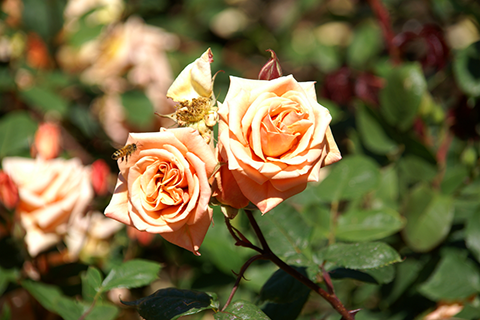
#> input picture ch05/rose.bmp, 480 x 320 px, found by its file name
$ python scaling_subplot.py
#> lines starting #> are read from the running program, lines starting #| are printed output that depends on the picture
import sys
import numpy as np
import cv2
import matplotlib.pyplot as plt

src = cv2.imread('ch05/rose.bmp') # src.shape=(320, 480)
#> src is the input picture: shape (320, 480, 3); mean B, G, R 63.1, 103.6, 116.2

if src is None:
    print('Image load failed!')
    sys.exit()

dst1 = cv2.resize(src, (0, 0), fx=4, fy=4, interpolation=cv2.INTER_NEAREST)
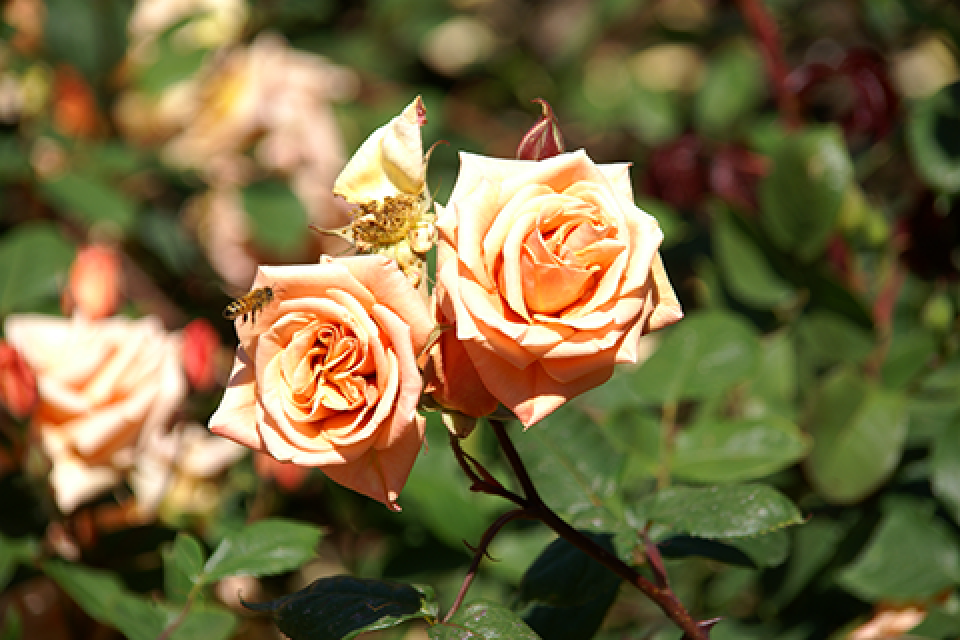
#> dst1: shape (1280, 1920, 3) (shown at 1/2 size); mean B, G, R 63.1, 103.6, 116.2
dst2 = cv2.resize(src, (1920, 1280))  # cv2.INTER_LINEAR
dst3 = cv2.resize(src, (1920, 1280), interpolation=cv2.INTER_CUBIC)
dst4 = cv2.resize(src, (1920, 1280), interpolation=cv2.INTER_LANCZOS4)

# [9 lines of commented-out code are left out]
src = cv2.cvtColor(src, cv2.COLOR_BGR2RGB)
dst1 = cv2.cvtColor(dst1, cv2.COLOR_BGR2RGB)
dst2 = cv2.cvtColor(dst2, cv2.COLOR_BGR2RGB)
dst3 = cv2.cvtColor(dst3, cv2.COLOR_BGR2RGB)
dst4 = cv2.cvtColor(dst4, cv2.COLOR_BGR2RGB)

plt.subplot(231), plt.axis('off'), plt.imshow(src), plt.title('src')
plt.subplot(232), plt.axis('off'), plt.imshow(dst1[500:900, 400:800]), plt.title('INTER_NEAREST')
plt.subplot(233), plt.axis('off'), plt.imshow(dst2[500:900, 400:800]), plt.title('INTER_LINEAR')
plt.subplot(234), plt.axis('off'), plt.imshow(dst3[500:900, 400:800]), plt.title('INTER_CUBIC')
plt.subplot(235), plt.axis('off'), plt.imshow(dst4[500:900, 400:800]), plt.title('INTER_LANCZOS4')
plt.show()
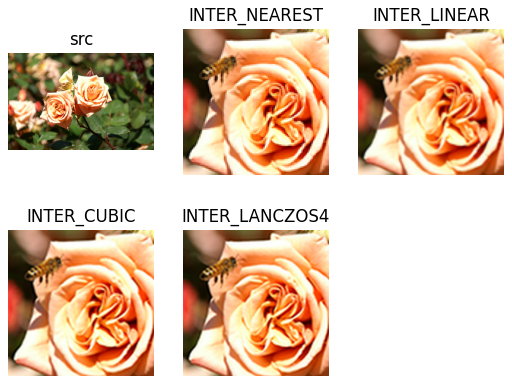
#> figure drawn by matplotlib, 5 panels

$ run again, with ch05/cat.bmp copied over ch05/rose.bmp
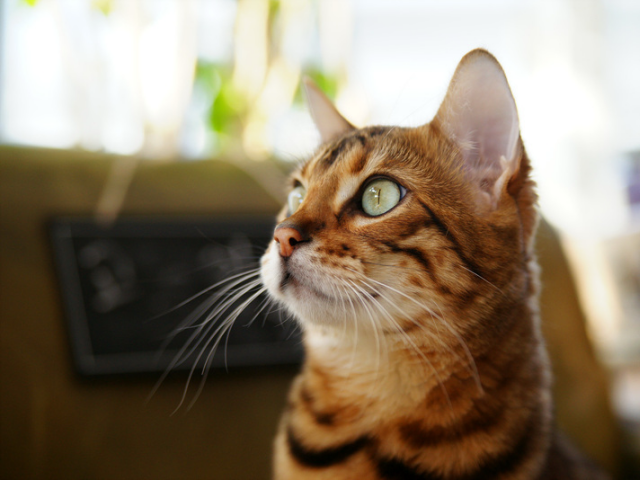
#> input picture ch05/cat.bmp, 640 x 480 px, found by its file name
#> src is the input picture: shape (480, 640, 3); mean B, G, R 104.5, 125.6, 140.8
#> `dst2 = cv2.resize(src, (1920, 1280))`:
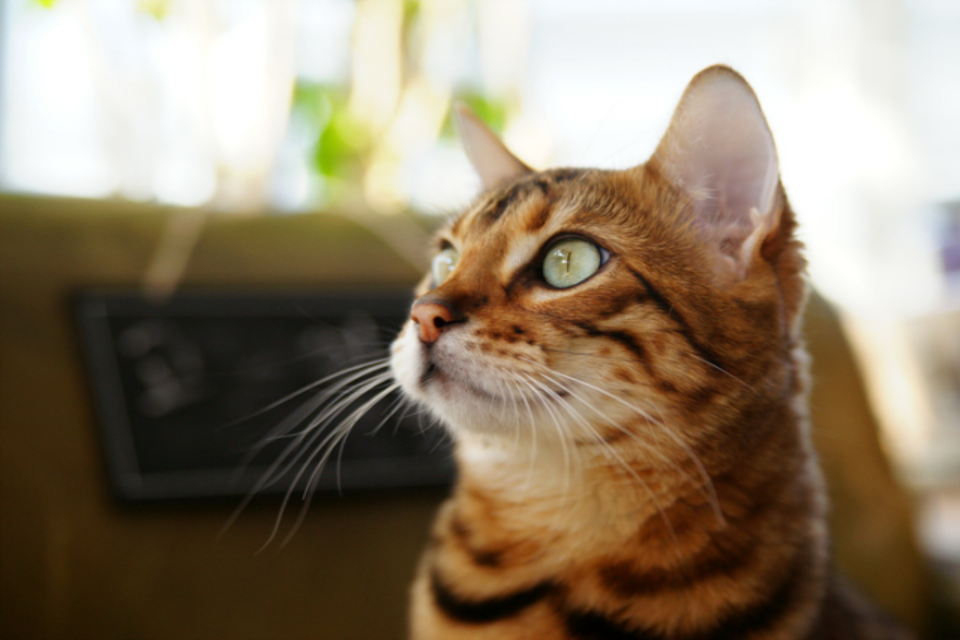
#> dst2: shape (1280, 1920, 3) (shown at 1/2 size); mean B, G, R 104.5, 125.6, 140.7

$ run again, with ch05/tekapo.bmp copied over ch05/rose.bmp
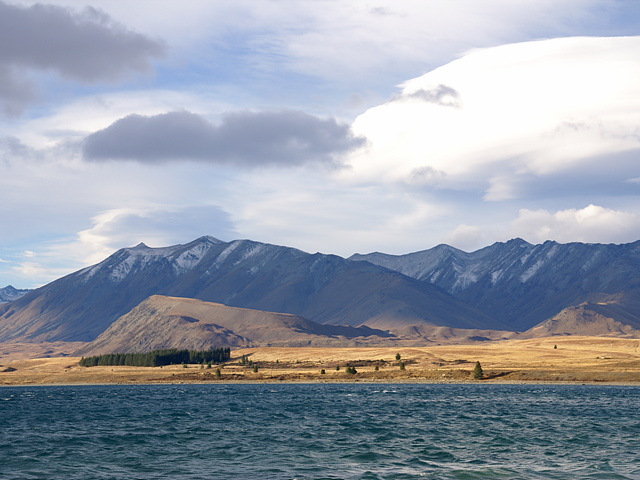
#> input picture ch05/tekapo.bmp, 640 x 480 px, found by its file name
#> src is the input picture: shape (480, 640, 3); mean B, G, R 169.8, 157.4, 149.7
#> `dst2 = cv2.resize(src, (1920, 1280))`:
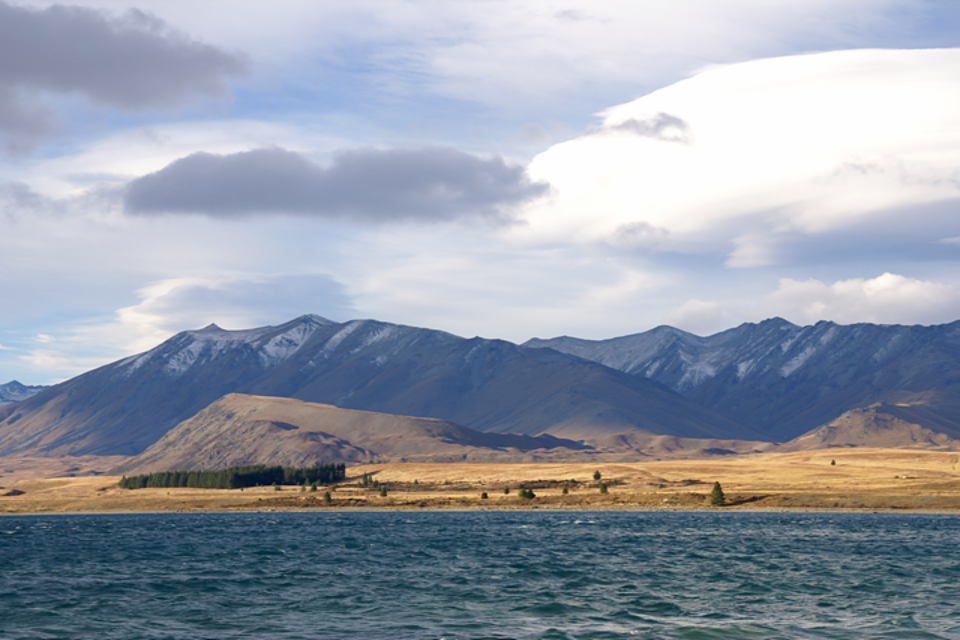
#> dst2: shape (1280, 1920, 3) (shown at 1/2 size); mean B, G, R 169.8, 157.3, 149.6
